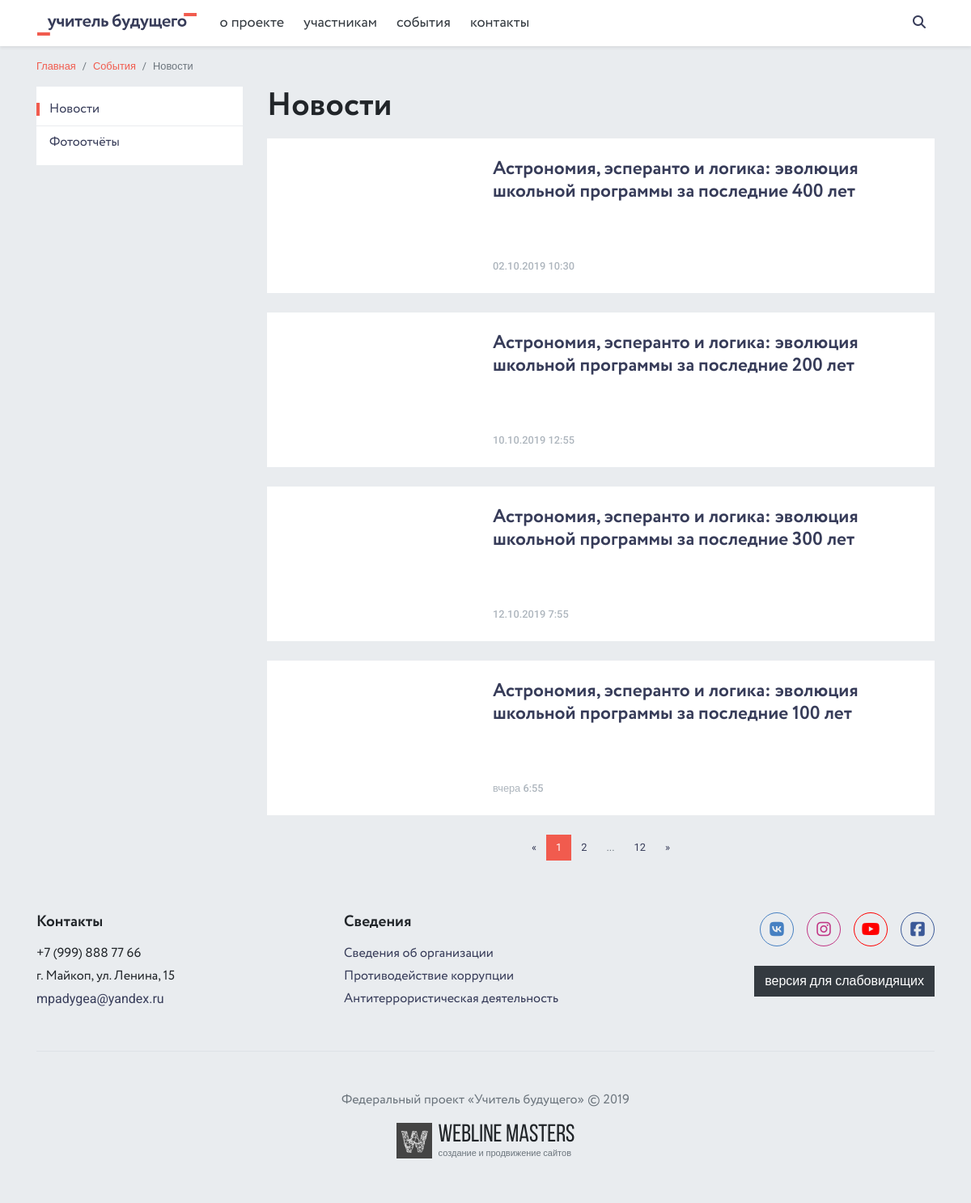
The page /news/ on the database as committed earlier.
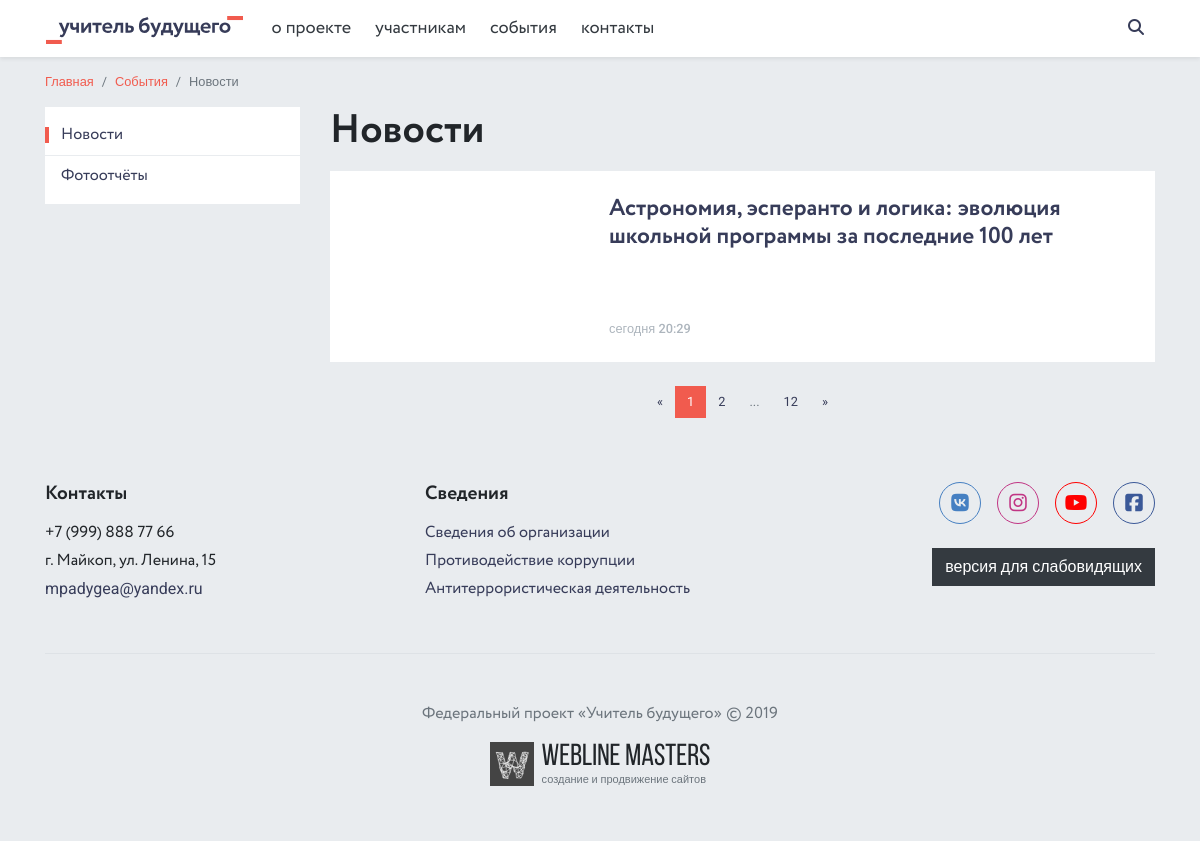
The same page on the database as committed later.
### news/models.py (models this page shows, shortened)
class News(SEO):
    title = models.CharField(max_length=250, unique=True, verbose_name='Заголовок')
    text = models.TextField(verbose_name='Текст')
    is_active = models.BooleanField(default=True, verbose_name='Показывать на сайте')
    is_main = models.BooleanField(default=False, verbose_name='Главная новость')
    created_date = models.DateTimeField(default=datetime.today, verbose_name='Дата публикации')
    slug = models.SlugField(max_length=250, verbose_name='Slug', unique=True)
    def get_picture_url(self, filename):
        ext = filename.split('.')[-1]
        filename = '{0}.{1}'.format(self.slug, ext)
        return 'images/news/{0}'.format(filename)
    image = models.ImageField(upload_to=get_picture_url, verbose_name='Изображение')
    image_big = ImageSpecField(source='image',
                               processors=[ResizeToFill(930, 523)],
                               format='JPEG',
                               options={'quality': 90})
    image_medium = ImageSpecField(source='image',
                                  processors=[ResizeToFill(690, 388)],
                                  format='JPEG',
                                  options={'quality': 90})
    image_small = ImageSpecField(source='image',
                                 processors=[ResizeToFill(510, 383)],
                                 format='JPEG',
                                 options={'quality': 90})
    image_admin = ImageSpecField(source='image',
                                 processors=[ResizeToFill(150, 150)],
                                 format='JPEG',
                                 options={'quality': 90})
    def get_absolute_url(self):
        return reverse('news_detail', args=[self.slug])
    def image_tag(self):
        return mark_safe('<a href="{0}"><img src="{0}" width="150px"></a>'.format(self.image_admin.url))
    image_tag.short_description = 'Предпросмотр изоражения'
    image_tag.allow_tags = True
    def image_tag_mini(self):
        return mark_safe('<img src="{0}" width="53px">'.format(self.image_admin.url))
    image_tag_mini.short_description = 'Предпросмотр'
    image_tag_mini.allow_tags = True
    class Meta:
        verbose_name = 'Новость'
        verbose_name_plural = 'Новости'
        ordering = ('created_date',)

### news/views.py (the view)
# urls.py: path('', views.NewsView.as_view(), name='news'),
class NewsView(View):
    def get(self, request):
        news = News.objects.filter(is_active=True)
        context = {
            'news': news,
        }
        return render(request, 'news/news.html', context)

### core/context_processors.py (called while the page is built)
def context_info(request):
    phone = Phone.objects.first()
    address = Address.objects.first()
    email = Email.objects.first()
    socials = Social.objects.all()
    main_doc_category = DocumentCategory.objects.filter(is_active=True).first()
    context = {
        'phone': phone,
        'address': address,
        'email': email,
        'socials': socials,
        'main_doc_category': main_doc_category,
    }
    return context

### documents/models.py (called while the page is built)
    def get_absolute_url(self):
        return reverse('document_category', args=[self.slug])

### news/templatetags/news_extras.py (called while the page is built)
@register.filter(name='custom_date')
def custom_date(value):
    if value.date() == datetime.today().date():
        value = 'сегодня ' + value.strftime(time_format)
    elif value.date() + timedelta(1) == datetime.today().date():
        value = 'вчера ' + value.strftime(time_format)
    else:
        value = value.strftime('%d.%m.%Y ' + time_format)
    return value

### templates/news/news.html (shortened to what this page needs)
{% extends 'base.html' %}
{% load news_extras %}
{% block content %}
<main role="main">
    <div class="container">
        <div class="d-flex flex-column flex-md-row justify-content-between align-items-md-center mb-3 mb-md-0">
            <ol class="breadcrumb small">
                <li class="breadcrumb-item"><a href="{% url 'index' %}">Главная</a></li>
                <li class="breadcrumb-item"><a href="{% url 'news' %}">События</a></li>
                <li class="breadcrumb-item active">Новости</li>
            </ol>
        </div>
        <div class="row">
            <div class="col-lg-3">
                <div class="bg-white py-2 d-none d-lg-block">
                    <ul class="list-unstyled side-menu m-0">
                        <li class="border-bottom font-2"><a href="{% url 'news' %}" class="text-secondary py-2 px-3 d-block active">Новости</a></li>
                        <li class="border-bottom font-2"><a href="{% url 'albums' %}" class="text-secondary py-2 px-3 d-block">Фотоотчёты</a></li>
                    </ul>
                </div>
            </div>
            <div class="col-lg-9">
                <h1 class="mt-0">Новости</h1>
                {% for item in news %}
                <div class="news-feed-news-item bg-white d-flex flex-column flex-md-row justify-content-start align-items-stretch mb-4">
                    <div class="mr-md-4 nfni-img" style="background-image: url('{{ item.image_small.url }}')"></div>
                    <div class="py-4 pr-4 pl-4 pl-md-0 d-flex flex-column">
                        <a href="{{ item.get_absolute_url }}" title="" class="h4 m-0 text-secondary stretched-link mb-md-auto mb-3 d-block">{{ item.title }}</a>
                        <span class="d-block font-weight-bold small">{{ item.created_date|custom_date }}</span>
                    </div>
                </div>
                {% endfor %}
                <div class="d-flex justify-content-center">
                    <nav>
                        <ul class="pagination small">
                            <li class="page-item">
                                <a class="page-link" href="#">
                                    <span aria-hidden="true">&laquo;</span>
                                </a>
                            </li>
                            <li class="page-item active"><a class="page-link" href="#">1</a></li>
                            <li class="page-item"><a class="page-link" href="#">2</a></li>
                            <li class="page-item disabled"><a class="page-link" href="#">...</a></li>
                            <li class="page-item"><a class="page-link" href="#">12</a></li>
                            <li class="page-item">
                                <a class="page-link" href="#">
                                    <span aria-hidden="true">&raquo;</span>
                                </a>
                            </li>
                        </ul>
                    </nav>
                </div>
            </div>
        </div>
    </div>
</main>
{% endblock content %}

Rows that differ between the two databases and show on the page:
removed News: title "Астрономия, эсперанто и логика: эволюция школьной программы за последние 400 лет", created_date|custom_date "02.10.2019 10:30"
removed News: title "Астрономия, эсперанто и логика: эволюция школьной программы за последние 200 лет", created_date|custom_date "10.10.2019 12:55"
removed News: title "Астрономия, эсперанто и логика: эволюция школьной программы за последние 300 лет", created_date|custom_date "12.10.2019 7:55"
changed News "Астрономия, эсперанто и логика: эволюция школьной программы за последние 100 лет": created_date|custom_date "вчера 6:55" → "сегодня 20:29"
